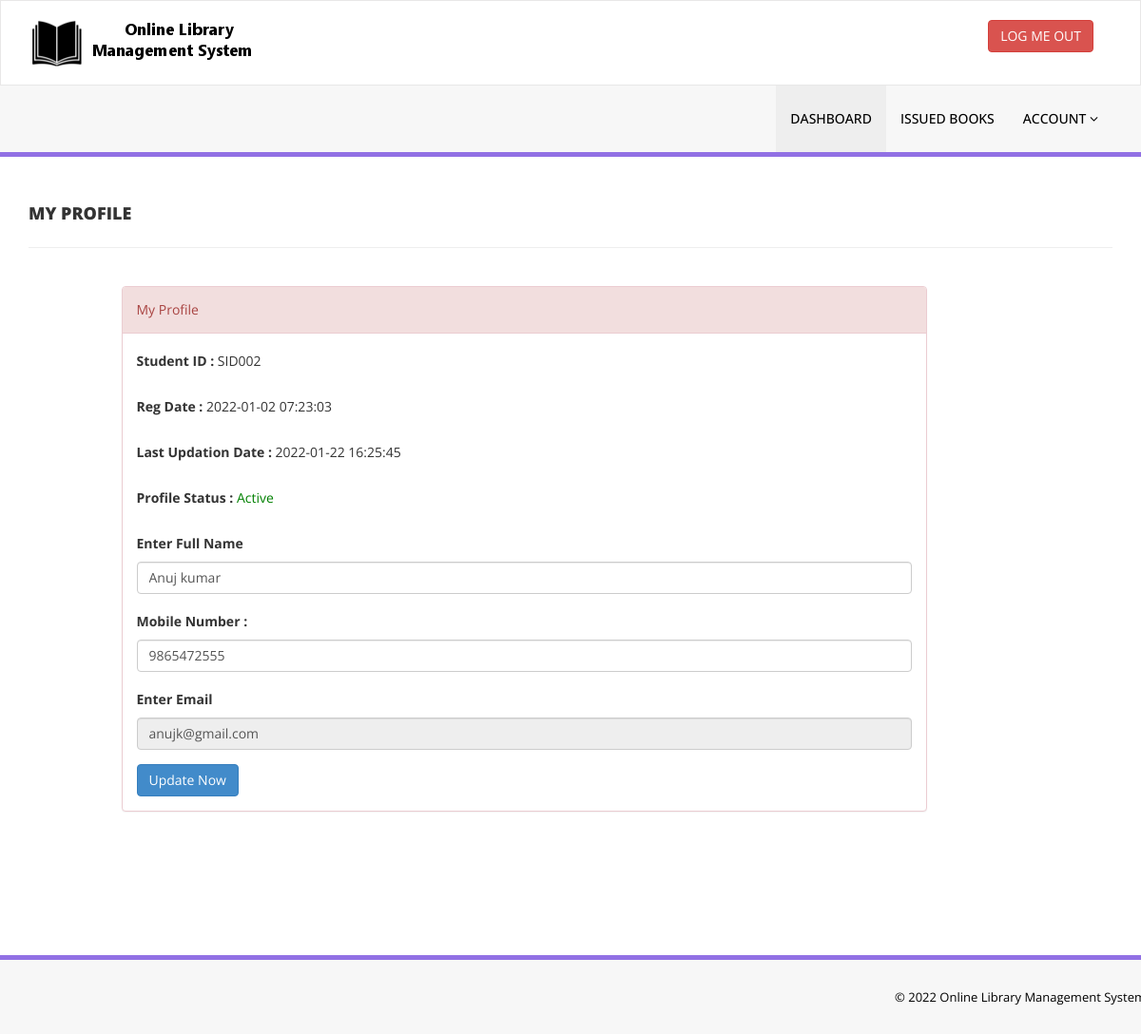
Page /library/my-profile.php (signed in) on the committed database.
### tables this page shows
CREATE TABLE `tblstudents` (
  `id` int(11) NOT NULL,
  `StudentId` varchar(100) DEFAULT NULL,
  `FullName` varchar(120) DEFAULT NULL,
  `EmailId` varchar(120) DEFAULT NULL,
  `MobileNumber` char(11) DEFAULT NULL,
  `Password` varchar(120) DEFAULT NULL,
  `Status` int(1) DEFAULT NULL,
  `RegDate` timestamp NULL DEFAULT current_timestamp(),
  `UpdationDate` timestamp NULL DEFAULT NULL ON UPDATE current_timestamp()
);

### library/my-profile.php (the view, shortened to what this page needs)
<?php
include('includes/config.php');
if(strlen($_SESSION['login'])==0)
    {
header('location:index.php');
}
else{
?>
<!DOCTYPE html>
<html xmlns="http://www.w3.org/1999/xhtml">
<head>
    <link href="assets/css/bootstrap.css" rel="stylesheet" />
    <link href="assets/css/font-awesome.css" rel="stylesheet" />
    <link href="assets/css/style.css" rel="stylesheet" />
</head>
<body>
<?php include('includes/header.php');?>
    <div class="content-wrapper">
         <div class="container">
        <div class="row pad-botm">
            <div class="col-md-12">
                <h4 class="header-line">My Profile</h4>
                            </div>
        </div>
             <div class="row">
<div class="col-md-9 col-md-offset-1">
               <div class="panel panel-danger">
                        <div class="panel-heading">
                           My Profile
                        </div>
                        <div class="panel-body">
                            <form name="signup" method="post">
<?php
$sid=$_SESSION['stdid'];
$sql="SELECT StudentId,FullName,EmailId,MobileNumber,RegDate,UpdationDate,Status from  tblstudents  where StudentId=:sid ";
$query = $dbh -> prepare($sql);
$query-> bindParam(':sid', $sid, PDO::PARAM_STR);
$query->execute();
$results=$query->fetchAll(PDO::FETCH_OBJ);
if($query->rowCount() > 0)
{
foreach($results as $result)
{               ?>
<div class="form-group">
<label>Student ID : </label>
<?php echo htmlentities($result->StudentId);?>
</div>
<div class="form-group">
<label>Reg Date : </label>
<?php echo htmlentities($result->RegDate);?>
</div>
<?php if($result->UpdationDate!=""){?>
<div class="form-group">
<label>Last Updation Date : </label>
<?php echo htmlentities($result->UpdationDate);?>
</div>
<?php } ?>
<div class="form-group">
<label>Profile Status : </label>
<?php if($result->Status==1){?>
<span style="color: green">Active</span>
<?php } else { ?>
<span style="color: red">Blocked</span>
<?php }?>
</div>
<div class="form-group">
<label>Enter Full Name</label>
<input class="form-control" type="text" name="fullanme" value="<?php echo htmlentities($result->FullName);?>" autocomplete="off" required />
</div>
<div class="form-group">
<label>Mobile Number :</label>
<input class="form-control" type="text" name="mobileno" maxlength="10" value="<?php echo htmlentities($result->MobileNumber);?>" autocomplete="off" required />
</div>
<div class="form-group">
<label>Enter Email</label>
<input class="form-control" type="email" name="email" id="emailid" value="<?php echo htmlentities($result->EmailId);?>"  autocomplete="off" required readonly />
</div>
<?php }} ?>
<button type="submit" name="update" class="btn btn-primary" id="submit">Update Now </button>
                                    </form>
                            </div>
                        </div>
                            </div>
        </div>
    </div>
    </div>
    <?php include('includes/footer.php');?>
</body>
</html>
<?php } ?>

### library/assets/css/style.css (style rules this page uses)
.content-wrapper { margin-top: 40px; min-height:800px; padding-bottom:90px; }
.header-line { font-weight:900; padding-bottom:25px; border-bottom:1px solid #eeeeee; text-transform:uppercase; }
.pad-botm { padding-bottom:30px; }

### rows in the picture
tblstudents: StudentId "SID002", RegDate "2022-01-02 07:23:03", UpdationDate "2022-01-22 16:25:45", Status "Active", fullanme "Anuj kumar", mobileno "9865472555", email "anujk@gmail.com"
